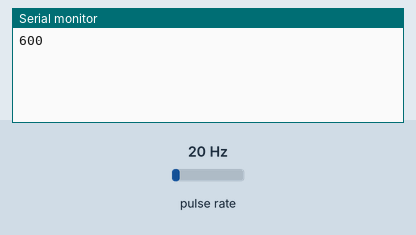
This sketch was run on a simulated Arduino Uno, built for the host (arithmetic inside an expression is 32-bit, double 64-bit). On the bench: the last lines printed to the serial monitor. Wiring (inferred from the names in the program): pulse sensor: data pin 2. The test bench sets the inputs (shaded band); at power-on: pulse rate 20 Hz.

Above: at 1.2 s.
1.3 s: pulse rate (sensor on pin 2) set to 4 Hz
At 2.6 s:
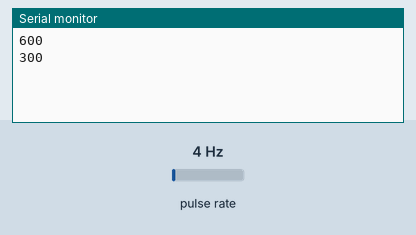
2.8 s: pulse rate (sensor on pin 2) set to 50 Hz
At 3.6 s:
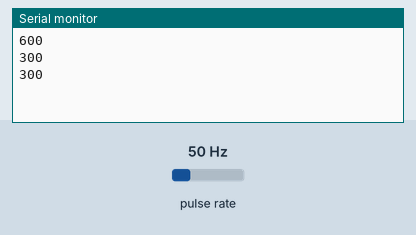
Timing chart, 0 to 5.8 s (numbered marks = the images above; inputs shaded):
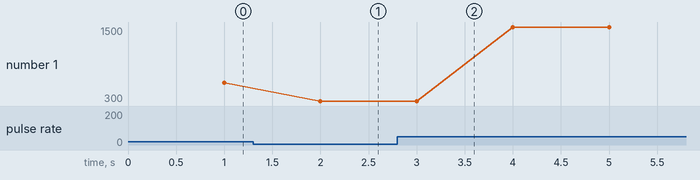

The sketch:

sensor_digital.ino
```cpp
#include <Time.h>

const int IR_PIN = 2;  // IR sensor input pin

volatile unsigned int counter = 0;  // Counter variable for revolutions
unsigned long previousMillis = 0;  // Variable to store previous time
unsigned int rpm = 0;  // Variable to store RPM value


void IRinterrupt() {

  counter++;

}


void setup() {
  Serial.begin(115200);
  TCCR1A = 0;
  TCCR1B = 0;
  TCCR1B |= (1<<CS10);
  TIMSK1 |= (1<<TOIE1);
  pinMode(IR_PIN, INPUT_PULLUP);
  attachInterrupt(digitalPinToInterrupt(IR_PIN), IRinterrupt, FALLING);


}


void loop() {

  unsigned long currentMillis = millis();


  if (currentMillis - previousMillis >= 1000) {
    detachInterrupt(digitalPinToInterrupt(IR_PIN));
    rpm = (counter / 2) * 60;  // Calculate RPM
    Serial.println(rpm);
    counter = 0;
    attachInterrupt(digitalPinToInterrupt(IR_PIN), IRinterrupt, FALLING);
    previousMillis = currentMillis;

  }

} 
```

Measured:
- after the input at 1.3 s, the serial monitor: prints a new line after 0.70 s (image 1)
- plotted number 1: 600 → 300 after the input at 1.3 s, 300 → 1500 after the input at 2.8 s
